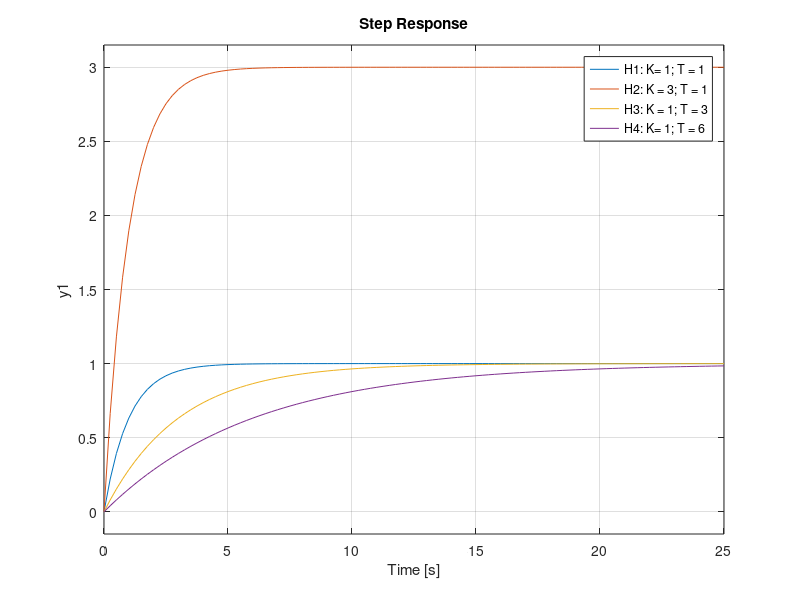

Write the MATLAB code that produced this figure.
close all 
clear all
clc
% input the transfer functions 
K = 1; T = 1; sys1=tf(K, [T 1]);
K = 3; T = 1; sys2=tf(K, [T 1]);
K = 1; T = 3; sys3=tf(K, [T 1]);
K = 1; T = 6; sys4=tf(K, [T 1]);
% simulate the step responses for 25 seconds
 step (sys1, sys2, sys3, sys4,25), grid on
legend ('H1: K= 1; T = 1', 'H2: K = 3; T = 1', 'H3: K = 1; T = 3', 'H4: K= 1; T = 6')